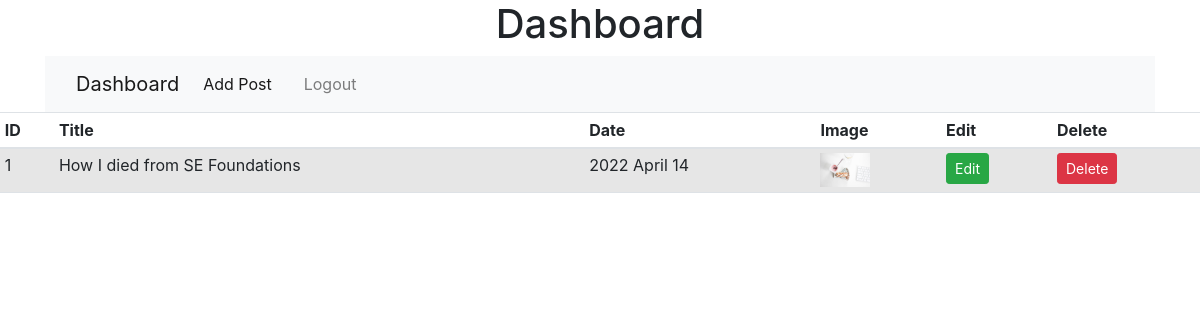
The page /dashboard (signed in) on the database its author committed.
### myblog/models.py (models this page shows, shortened)
class Post(db.Model):
    id = db.Column(db.Integer, primary_key=True, autoincrement=True)
    slug = db.Column(db.String(180), nullable=False)
    title = db.Column(db.String(180), nullable=False)
    body = db.Column(db.Text, nullable=False)
    comments = db.Column(db.Integer, default=0)
    views = db.Column(db.Integer, default=0)
    image=db.Column(db.String(120), default='image.jpg')
    user_id = db.Column(db.Integer, db.ForeignKey('user.id'), nullable=False)
    author = db.relationship('User',backref=db.backref('author', lazy=True))
    pub_date = db.Column(db.DateTime, nullable=False,default=datetime.utcnow)

### myblog/routes.py (the view)
@app.route('/dashboard')
@login_required
def dashboard():
    posts= Post.query.order_by(Post.id.desc()).all()
    return render_template('admin/dashboard.html', posts=posts)

### myblog/models.py (called while the page is built)
@login_manager.user_loader
def load_user(user_id):
    return User.query.get(int(user_id))

### myblog/templates/admin/dashboard.html (shortened to what this page needs)
{% extends 'layout.html' %}
{% block content%}
<table class="table table-sm table-striped tabled-bordered">
  <thead>
    <th>ID</th>
    <th>Title</th>
    <th>Date</th>
    <th>Image</th>
    <th>Edit</th>
    <th>Delete</th>
  </thead>
<tbody>
  {% for post in posts %}
  <tr>
    <td>{{loop.index}}</td>
    <td>{{post.title}}</td>
    <td>{{post.pub_date.strftime('%Y %B %d')}}</td>
    <td><img src="{{url_for('static', filename='/assets/images/'+ post.image)}}" width="50"></td>
    <td><a href="{{url_for('updatepost', id=post.id)}}" class="btn btn-sm btn-success">Edit</a></td>
    <td>
      <button type="button" id="#del-{{post.id}}" class="btn btn-primary btn-danger btn-sm" data-toggle="modal" data-target="#del-{{post.id}}">
        Delete
      </button>
    </td>
  </tr>
  {% endfor %}
</tbody>
</table>
{% endblock %}

### rows shown on the page
Post: title "How I died from SE Foundations", pub_date "2022 April 14", image (picture)
